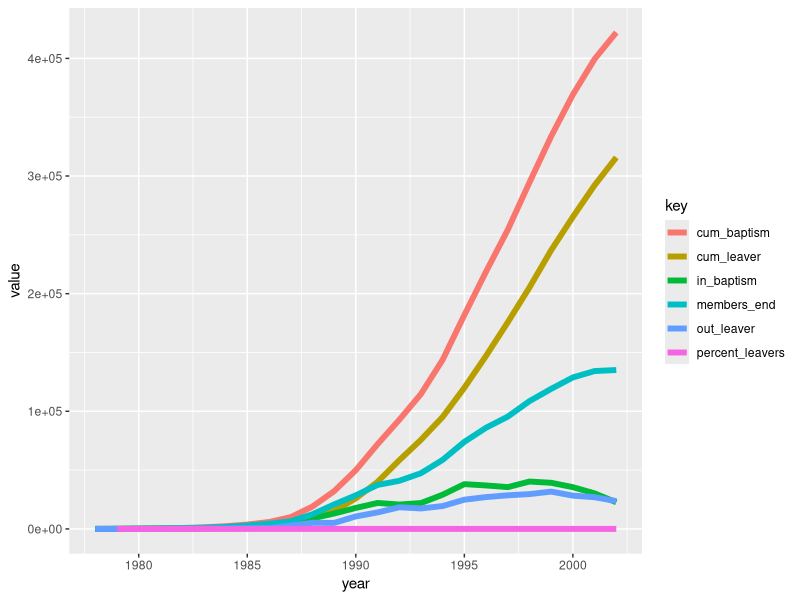
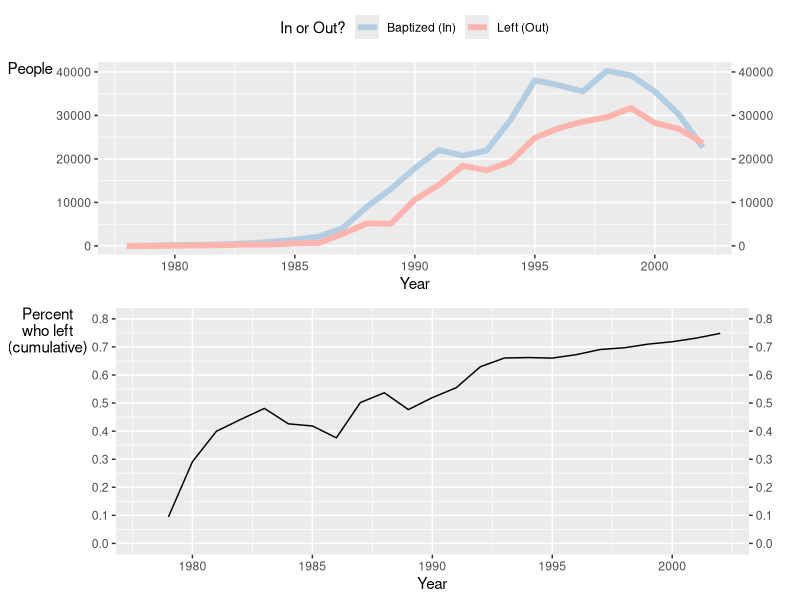
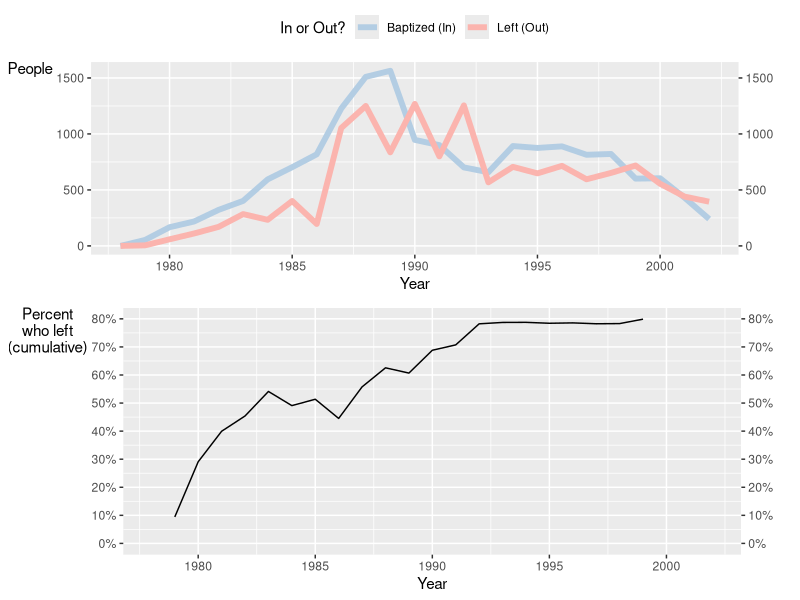

Write the R code that produced these figures, in order.
library(tidyverse)
library(readxl)
library(cowplot)

cities <- as.tibble(maps::world.cities)
icoc_raw   <- read_excel("20180413-pre-2003-icoc-statistics.xlsx")

# some "cities" actually have states in them too
just_city <- function(city_and_state) {
  str_split(city_and_state, ",")[[1]][1]
}

icoc <- icoc_raw %>%
  rename(city_with_state = city) %>%
  mutate(city = map(city_with_state, just_city))

yearly_stats <- icoc %>%
  group_by(year) %>%
  select(year, members_beginning, in_baptism, in_restoration, in_mission, in_move, in_reconstruction,
         out_leaver, out_death, out_mission, out_move, out_reconstruction, members_end) %>%
  summarize_all(funs(sum))

calc_statistics <- yearly_stats %>%
  arrange(year) %>%
  mutate(cum_baptism = cumsum(in_baptism),
         cum_leaver  = cumsum(out_leaver),
         percent_leavers = cum_leaver/cum_baptism)


cum_baptisms_and_leavers <- calc_statistics %>%
  gather(key, value, members_end, in_baptism, out_leaver, cum_baptism, cum_leaver, percent_leavers) %>%
  group_by(year, key) %>%
  summarize(value = sum(value)) %>%
  ungroup()

ggplot(cum_baptisms_and_leavers, aes(x = year, y = value, color = key)) +
  geom_line(size = 2)

plot_percent_left <- ggplot(calc_statistics, aes(year, percent_leavers)) + 
  geom_line() +
  labs(x = "Year", y = "Percent\nwho left\n(cumulative)") +
  scale_y_continuous(limits = c(0, 0.8), breaks = seq(0, 0.8, by = 0.1),
                     sec.axis = dup_axis(name = "")) +
  theme(axis.title.y = element_text(angle = 0))

yearly_in_out <- calc_statistics %>%
  select(year, in_baptism, out_leaver) %>%
  gather(key = "in_or_out", value = "value", in_baptism, out_leaver) %>%
  mutate(in_or_out = ifelse(in_or_out == "in_baptism", "Baptized (In)", "Left (Out)"))

plot_in_and_out <- ggplot(yearly_in_out, aes(x = year, 
                          y = value, 
                          color = in_or_out)) +
  geom_line(size = 2) +
  scale_y_continuous(sec.axis = dup_axis(name = "")) +
  labs(x = "Year", 
       y = "People", 
       color = "In or Out?") + 
  scale_color_brewer(palette = "Pastel1", direction = -1) +
  theme(axis.title.y = element_text(angle = 0),
        legend.position = "top")


plot_grid(plot_in_and_out, plot_percent_left, ncol = 1)




## BOSTON

yearly_stats <- icoc %>%
  filter(city_with_state == "Boston, Massachusetts") %>%
  group_by(year) %>%
  select(year, members_beginning, in_baptism, in_restoration, in_mission, in_move, in_reconstruction,
         out_leaver, out_death, out_mission, out_move, out_reconstruction, members_end) %>%
  summarize_all(funs(sum))

calc_statistics <- yearly_stats %>%
  arrange(year) %>%
  mutate(cum_baptism = cumsum(in_baptism),
         cum_leaver  = cumsum(out_leaver),
         percent_leavers = cum_leaver/cum_baptism)


cum_baptisms_and_leavers <- calc_statistics %>%
  gather(key, value, members_end, in_baptism, out_leaver, cum_baptism, cum_leaver, percent_leavers) %>%
  group_by(year, key) %>%
  summarize(value = sum(value)) %>%
  ungroup()

plot_percent_left <- ggplot(calc_statistics, aes(year, percent_leavers)) + 
  geom_line() +
  labs(x = "Year", y = "Percent\nwho left\n(cumulative)") +
  scale_y_continuous(limits = c(0, 0.8), 
                     breaks = seq(0, 0.8, by = 0.1),
                     labels = scales::percent,
                     sec.axis = dup_axis(name = "")) +
  theme(axis.title.y = element_text(angle = 0))

yearly_in_out <- calc_statistics %>%
  select(year, in_baptism, out_leaver) %>%
  gather(key = "in_or_out", value = "value", in_baptism, out_leaver) %>%
  mutate(in_or_out = ifelse(in_or_out == "in_baptism", "Baptized (In)", "Left (Out)"))

plot_in_and_out <- ggplot(yearly_in_out, aes(x = year, 
                                             y = value, 
                                             color = in_or_out)) +
  geom_line(size = 2) +
  scale_y_continuous(sec.axis = dup_axis(name = "")) +
  labs(x = "Year", 
       y = "People", 
       color = "In or Out?") + 
  scale_color_brewer(palette = "Pastel1", direction = -1) +
  theme(axis.title.y = element_text(angle = 0),
        legend.position = "top")


plot_grid(plot_in_and_out, plot_percent_left, ncol = 1)

